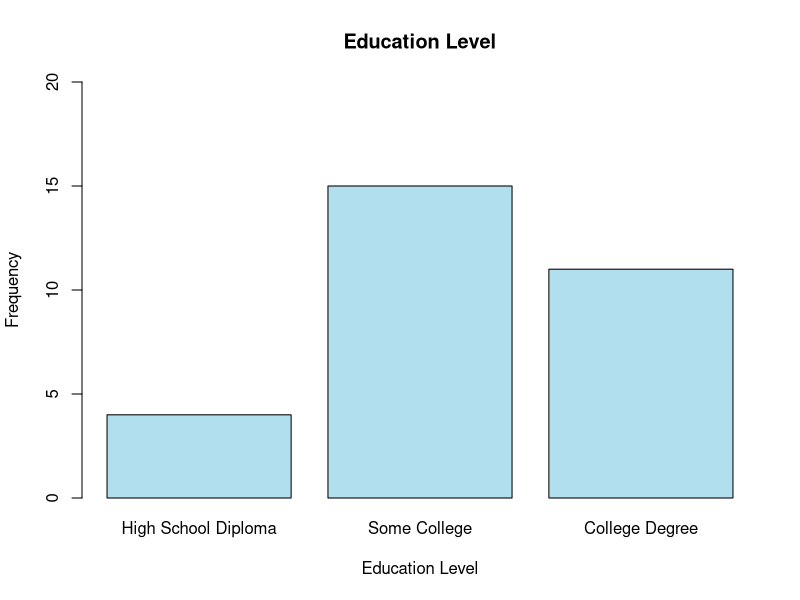
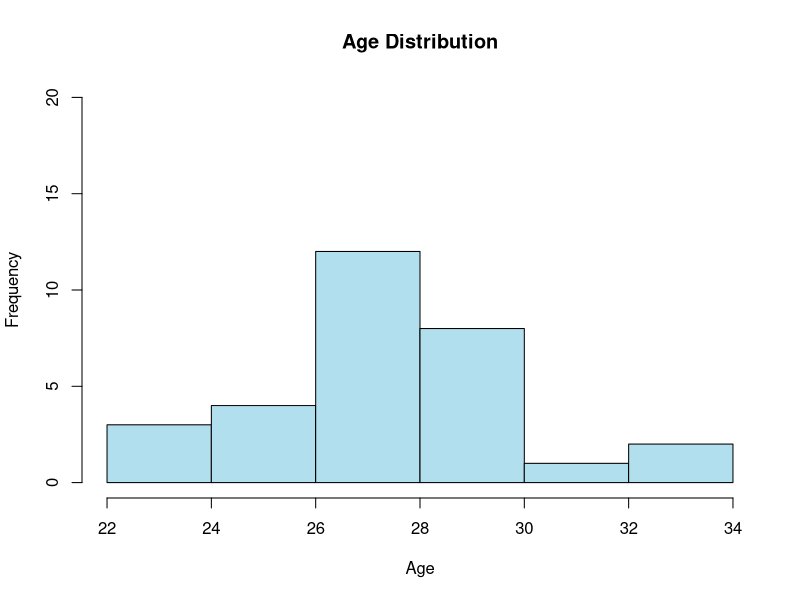
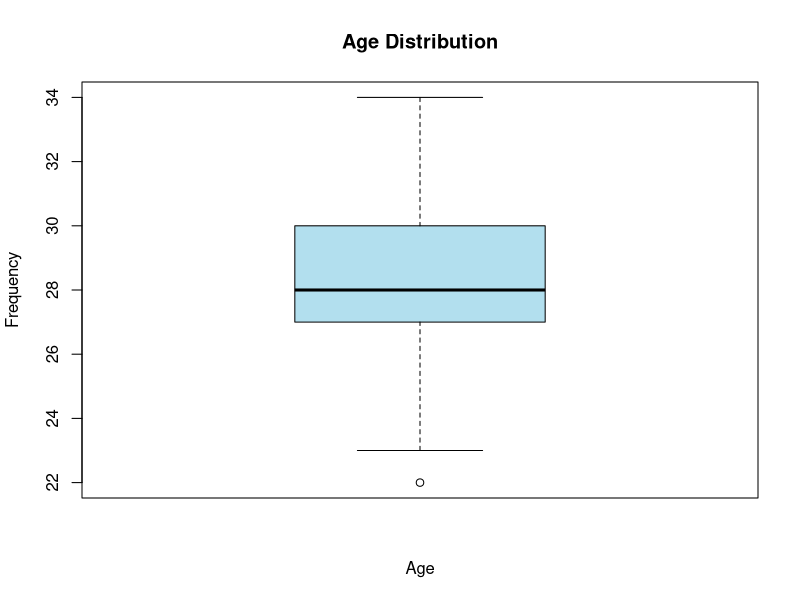
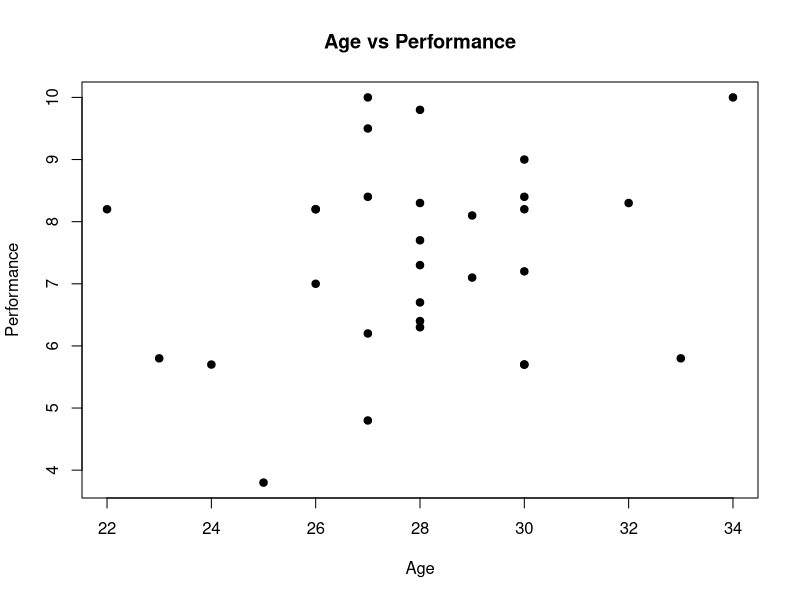
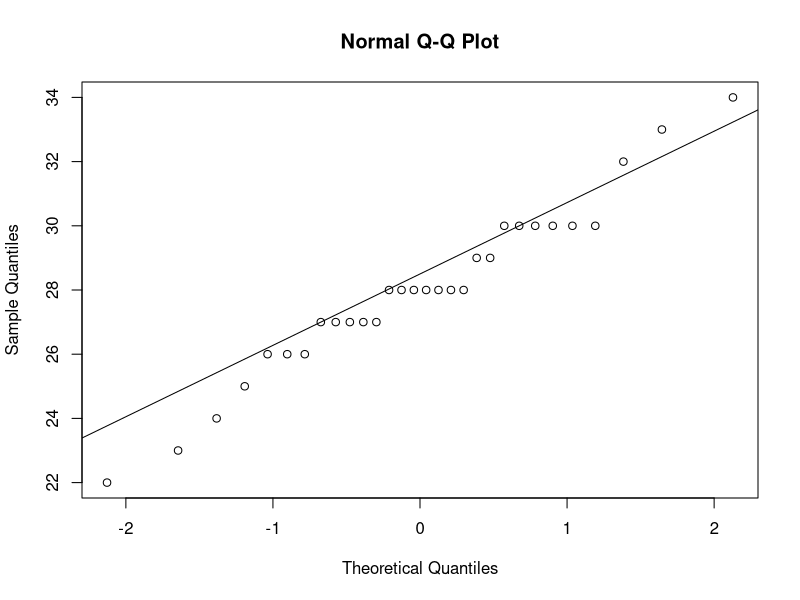

Write R code to recreate these figures, in order.

#load requiered libraries
library(readxl) # for reading excel files
library(tidyverse) # for data manipulation
library(e1071) # for data visualization 

#read the data
demo <- read.csv("employee_demo.csv")

#check the structure of the data
glimpse(demo)

#Ordering the levels into factors
demo$Education <- factor(demo$Education,
                         ordered = TRUE,
                         levels = c("High School Diploma","Some College","College Degree"))

#bar-cahrt for Education
#Education levels frequency for all employees
barplot(table(demo$Education,
              useNA = "ifany"),
        main = "Education Level",
        xlab = "Education Level",
        ylab = "Frequency",
        col = "lightblue2",
        border = "black",
        ylim = c(0, 20))

#histogram for Age
hist(demo$Age,
     main = "Age Distribution",
     xlab = "Age",
     ylab = "Frequency",
     col = "lightblue2",
     border = "black",
     ylim = c(0, 20),
     breaks = 6)

#boxplot for Age
boxplot(demo$Age,
        main = "Age Distribution",
        xlab = "Age",
        ylab = "Frequency",
        col = "lightblue2",
        border = "black")

#scatter plot for Age and performance
#No correlation between Age and Performance

plot(demo$Age,
     demo$Performance,
     main = "Age vs Performance",
     xlab = "Age",
     ylab = "Performance",
     col = "black",
     pch = 19)

#Variance statistics for age
median(demo$Age)
sd(demo$Age)
var(demo$Age)
max(demo$Age)
min(demo$Age)

#validating the normality of the data
qqnorm(demo$Age)
qqline(demo$Age)

#skewness and kurtosis
skewness(demo$Age)
kurtosis(demo$Age)
